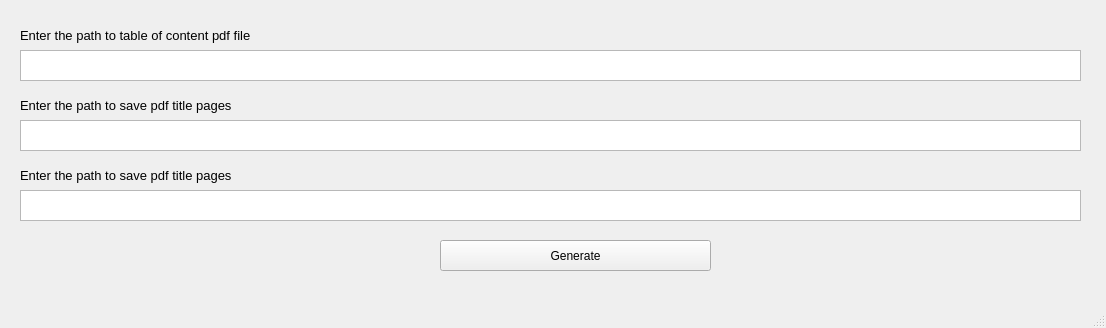
<?xml version="1.0" encoding="UTF-8"?>
<ui version="4.0">
 <class>MainWindow</class>
 <widget class="QMainWindow" name="MainWindow">
  <property name="geometry">
   <rect>
    <x>0</x>
    <y>0</y>
    <width>1106</width>
    <height>328</height>
   </rect>
  </property>
  <property name="windowTitle">
   <string>MainWindow</string>
  </property>
  <widget class="QWidget" name="centralwidget">
   <widget class="QTextEdit" name="textEdit">
    <property name="geometry">
     <rect>
      <x>20</x>
      <y>50</y>
      <width>1061</width>
      <height>31</height>
     </rect>
    </property>
   </widget>
   <widget class="QLabel" name="label">
    <property name="geometry">
     <rect>
      <x>20</x>
      <y>20</y>
      <width>271</width>
      <height>31</height>
     </rect>
    </property>
    <property name="text">
     <string>&lt;html&gt;&lt;head/&gt;&lt;body&gt;&lt;p&gt;&lt;span style=&quot; font-size:10pt;&quot;&gt;Enter the path to table of content pdf file&lt;/span&gt;&lt;/p&gt;&lt;/body&gt;&lt;/html&gt;</string>
    </property>
   </widget>
   <widget class="QLabel" name="label_2">
    <property name="geometry">
     <rect>
      <x>20</x>
      <y>90</y>
      <width>271</width>
      <height>31</height>
     </rect>
    </property>
    <property name="text">
     <string>&lt;html&gt;&lt;head/&gt;&lt;body&gt;&lt;p&gt;&lt;span style=&quot; font-size:10pt;&quot;&gt;Enter the path to save pdf title pages&lt;/span&gt;&lt;/p&gt;&lt;/body&gt;&lt;/html&gt;</string>
    </property>
   </widget>
   <widget class="QTextEdit" name="textEdit_2">
    <property name="geometry">
     <rect>
      <x>20</x>
      <y>120</y>
      <width>1061</width>
      <height>31</height>
     </rect>
    </property>
   </widget>
   <widget class="QLabel" name="label_3">
    <property name="geometry">
     <rect>
      <x>20</x>
      <y>160</y>
      <width>271</width>
      <height>31</height>
     </rect>
    </property>
    <property name="text">
     <string>&lt;html&gt;&lt;head/&gt;&lt;body&gt;&lt;p&gt;&lt;span style=&quot; font-size:10pt;&quot;&gt;Enter the path to save pdf title pages&lt;/span&gt;&lt;/p&gt;&lt;/body&gt;&lt;/html&gt;</string>
    </property>
   </widget>
   <widget class="QTextEdit" name="textEdit_3">
    <property name="geometry">
     <rect>
      <x>20</x>
      <y>190</y>
      <width>1061</width>
      <height>31</height>
     </rect>
    </property>
   </widget>
   <widget class="QPushButton" name="pushButton">
    <property name="geometry">
     <rect>
      <x>440</x>
      <y>240</y>
      <width>271</width>
      <height>31</height>
     </rect>
    </property>
    <property name="text">
     <string>Generate</string>
    </property>
   </widget>
  </widget>
  <widget class="QMenuBar" name="menubar">
   <property name="geometry">
    <rect>
     <x>0</x>
     <y>0</y>
     <width>1106</width>
     <height>26</height>
    </rect>
   </property>
  </widget>
  <widget class="QStatusBar" name="statusbar"/>
 </widget>
 <resources/>
 <connections/>
</ui>
